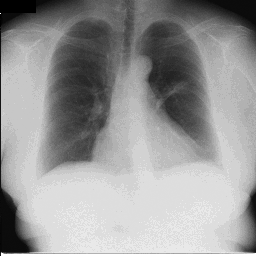
%> input picture image01.png, 256 x 256 px
$ octave --eval "result = Project5A_65(imread('image01.png'));"   (GNU Octave 9; MATLAB toolbox functions it lacks are replaced by stand-ins)
%> lines starting %> are read from the running program, lines starting %| are printed output that depends on the picture; in (x1, y1, x2, y2) boxes, pixels count from 0 and x2, y2 are one past the last pixel; in counts of white or black regions, pixels touching at a corner belong together; the program's own positions count from 1
function [g] = Project5A_65(f)
    %Project5A_65: takes an image, processes that image to isolate the
    %              lungs in an x-ray image.
    %
    %   INPUT:  f: image
    %
    %   OUTPUT: BW: logical image
    %

    addpath("./reference_files");
    sigma = .5;
    bestSense = 0.7;
    diskLength = 1;
    lineLength = 1;
    lengthH = 4;
    lengthV = 10;


    eqImg = adapthisteq(f);

    dblImg = im2double(eqImg);

    filtImg = imgaussfilt(dblImg, sigma);

    [T1, ] = graythresh(filtImg);
%> T1 = 0.549

    binImg = imcomplement(imbinarize(filtImg, 'adaptive', 'Sensitivity', bestSense));
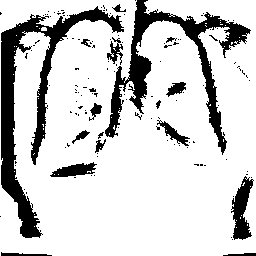
%> binImg: size 256x256 logical; 81.2% white; 138 black regions (121 under 20 px), largest, box (x1, y1, x2, y2) and area: (1, 6, 124, 238) 5380, (105, 0, 251, 155) 4214, (231, 176, 254, 240) 776


    s= strel("disk", diskLength, 0);
    fer = imerode(binImg, s);
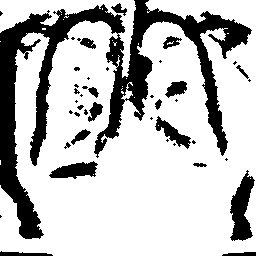
%> fer: size 256x256 logical; 75% white; 43 black regions (25 under 20 px), largest, box (x1, y1, x2, y2) and area: (0, 0, 252, 239) 12824, (230, 170, 255, 241) 999, (49, 161, 98, 179) 541
    imgRe = imreconstruct(fer, binImg);
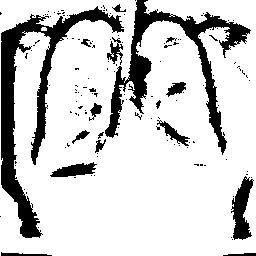
%> imgRe: size 256x256 logical; 81.1% white; 138 black regions (121 under 20 px), largest, box (x1, y1, x2, y2) and area: (1, 6, 124, 238) 5404, (105, 0, 251, 155) 4256, (231, 176, 254, 240) 790
    imgReComp = imcomplement(imgRe);
    imgReCompE = imerode(imgReComp, s);
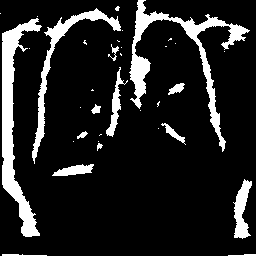
%> imgReCompE: size 256x256 logical; 13.6% white; 35 white regions (21 under 20 px), largest, box (x1, y1, x2, y2) and area: (2, 18, 42, 237) 2838, (129, 0, 250, 152) 2721, (32, 8, 121, 164) 1422
    reConImg = imcomplement(imreconstruct(imgReCompE, imgReComp));
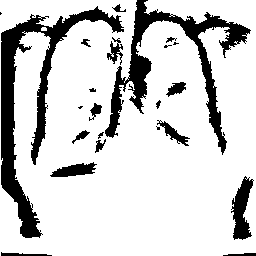
%> reConImg: size 256x256 logical; 81.5% white; 23 black regions (6 under 20 px), largest, box (x1, y1, x2, y2) and area: (1, 6, 124, 238) 5404, (105, 0, 251, 155) 4256, (231, 176, 254, 240) 790

    g = reConImg;

    sD = strel('line', lineLength, -45);
    sV = strel('line', lineLength, 90);
    sH = strel('line', lineLength, 0);
    dImgD = imdilate(reConImg, sD);
    dImgV = imdilate(dImgD, sV);
    dImgH = imdilate(dImgV, sH);

    g = dImgH;

    seH = strel('line', lengthH, 0);
    seV = strel('line', lengthV, 90);
    closedH = imclose(dImgH,seH);
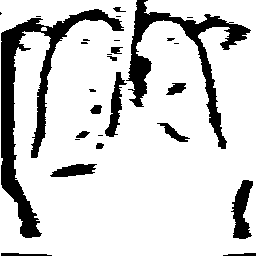
%> closedH: size 256x256 logical; 82.7% white; 28 black regions (13 under 20 px), largest, box (x1, y1, x2, y2) and area: (1, 9, 124, 238) 5232, (126, 0, 251, 149) 3446, (231, 180, 253, 239) 750
    closedV = imclose(closedH,seV);
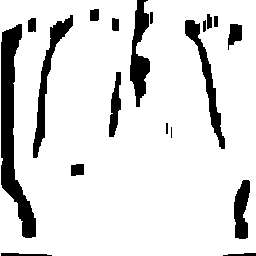
%> closedV: size 256x256 logical; 86.8% white; 19 black regions (1 under 20 px), largest, box (x1, y1, x2, y2) and area: (1, 24, 36, 238) 2984, (33, 15, 73, 158) 1207, (130, 0, 150, 107) 1170

    g = closedV;

    % g = imfill(closedV, 'holes');

    g = imclearborder(g);
%> g: size 256x256 logical; every value is 0

    [labeledImage, numRegions] = bwlabel(g);
%> labeledImage: size 256x256 double; every value is 0
%> numRegions = 0

    % Measure properties of image regions
    regionProps = regionprops(labeledImage, 'Area');
%> regionProps = 0 regions

    % Get the areas of all regions
    allAreas = [regionProps.Area];
%> allAreas = []

    % Sort areas in descending order
    [~, sortedIndices] = sort(allAreas, 'descend');
%> sortedIndices = []

    % Create a new binary image
    g = false(size(g));

    % If there are at least two regions, keep only the two largest
    if numRegions >= 2
        g(labeledImage == sortedIndices(1)) = true;
        g(labeledImage == sortedIndices(2)) = true;
    elseif numRegions == 1
        % If there's only one region, keep it
        g(labeledImage == sortedIndices(1)) = true;
    end

    g = imfill(g, 'holes');

end

$ run again, on image02.png
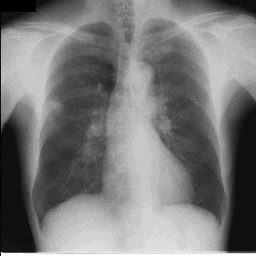
%> input picture image02.png, 256 x 256 px
%> T1 = 0.482
%> in Project5A_65, `binImg = imcomplement(imbinarize(filtImg, 'adaptive', 'Sensitivity', b..`:
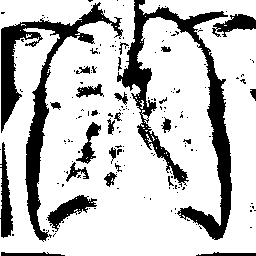
%> binImg: size 256x256 logical; 77.3% white; 171 black regions (143 under 20 px), largest, box (x1, y1, x2, y2) and area: (117, 0, 232, 240) 5775, (1, 2, 123, 242) 4907, (0, 142, 13, 238) 689
%> fer: size 256x256 logical; 69.5% white; 58 black regions (32 under 20 px), largest, box (x1, y1, x2, y2) and area: (116, 0, 256, 241) 8358, (0, 1, 125, 243) 7062, (0, 141, 15, 239) 907
%> imgRe: size 256x256 logical; 77.2% white; 171 black regions (143 under 20 px), largest, box (x1, y1, x2, y2) and area: (117, 0, 232, 240) 5814, (1, 2, 123, 242) 4936, (0, 142, 13, 238) 693
%> imgReCompE: size 256x256 logical; 16% white; 73 white regions (52 under 20 px), largest, box (x1, y1, x2, y2) and area: (118, 0, 231, 239) 3883, (2, 3, 110, 240) 3678, (0, 151, 12, 237) 488
%> closedH: size 256x256 logical; 79.6% white; 52 black regions (25 under 20 px), largest, box (x1, y1, x2, y2) and area: (117, 6, 232, 239) 4740, (1, 5, 121, 123) 2704, (25, 65, 51, 240) 1995
%> in Project5A_65, `closedV = imclose(closedH,seV);`:
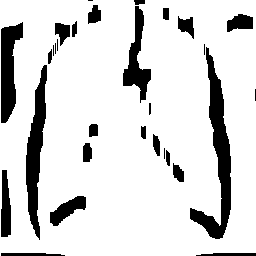
%> closedV: size 256x256 logical; 84.7% white; 30 black regions (7 under 20 px), largest, box (x1, y1, x2, y2) and area: (190, 47, 231, 239) 2494, (26, 65, 47, 240) 1801, (1, 22, 23, 123) 1363
%> g: size 256x256 logical; every value is 0
%> labeledImage: size 256x256 double; every value is 0
%> numRegions = 0
%> regionProps = 0 regions
%> allAreas = []
